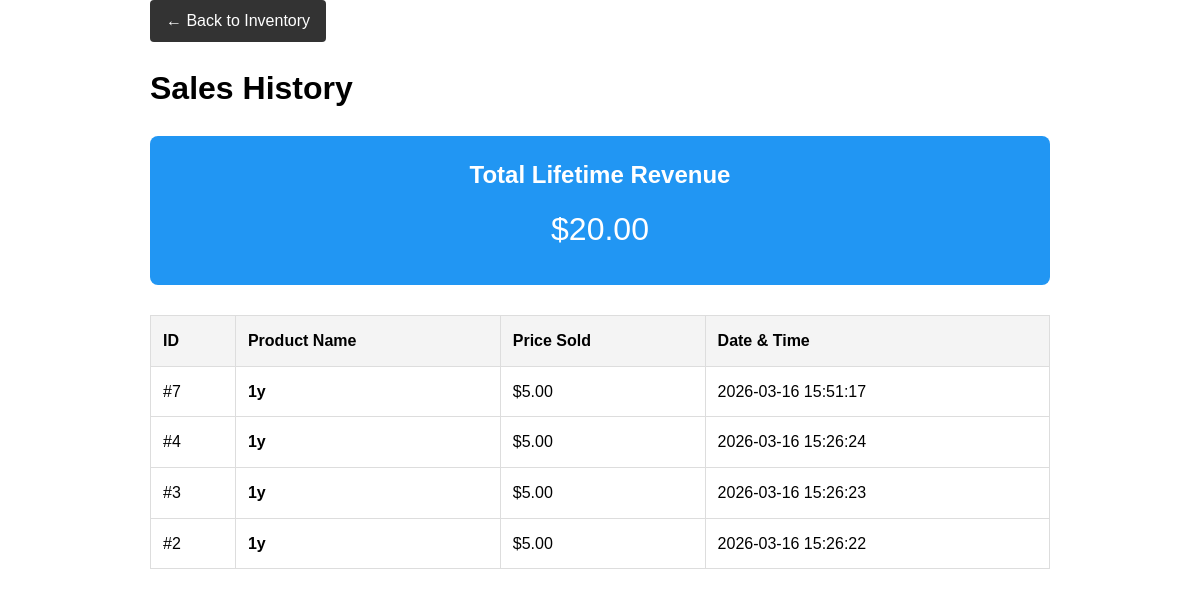
The app's page /sales with its own data.
### tables this page shows
CREATE TABLE SALES(
            id INTEGER PRIMARY KEY AUTOINCREMENT,
            product_id INTEGER,
            quantity_sold INTEGER,
            total_price REAL,
            timestamp DATETIME DEFAULT CURRENT_TIMESTAMP,
            FOREIGN KEY (product_id) REFERENCES products (id)
            );

CREATE TABLE products (
    id INTEGER PRIMARY KEY AUTOINCREMENT,
    name TEXT NOT NULL,
    sell_price REAL NOT NULL,
    quantity INTEGER NOT NULL
);

### app.py (the view)
@app.route("/sales")
def sales_report():
    db = get_db()
    sales = db.execute('''
        SELECT sales.id, products.name, sales.total_price, sales.timestamp
        FROM sales
        JOIN products ON sales.product_id = products.id
        ORDER BY sales.timestamp DESC
    ''').fetchall()
    total_revenue = sum(sale['total_price'] for sale in sales)
    return render_template("sales.html", sales=sales, total_revenue=total_revenue)

### app.py (called while the page is built)
def get_db():
    if 'db' not in g:
        g.db = sqlite3.connect(DATABASE)
        g.db.row_factory = sqlite3.Row
    return g.db

@app.teardown_appcontext
def close_connection(exception):
    db = g.pop('db', None)
    if db is not None:
        db.close()

### templates/sales.html (shortened to what this page needs)
<!DOCTYPE html>
<html lang="en">
<head>
</head>
<body>
    <div class="nav">
        <a href="{{ url_for('index') }}" class="btn">← Back to Inventory</a>
    </div>
    <h1>Sales History</h1>
    <div class="summary-banner">
        <h2 style="margin:0;">Total Lifetime Revenue</h2>
        <p style="font-size: 2em; margin: 10px 0;">${{ "{:.2f}".format(total_revenue) }}</p>
    </div>
    <table>
        <thead>
            <tr>
                <th>ID</th>
                <th>Product Name</th>
                <th>Price Sold</th>
                <th>Date & Time</th>
            </tr>
        </thead>
        <tbody>
            {% for sale in sales %}
            <tr>
                <td>#{{ sale['id'] }}</td>
                <td><strong>{{ sale['name'] }}</strong></td>
                <td>${{ "{:.2f}".format(sale['total_price']) }}</td>
                <td>{{ sale['timestamp'] }}</td>
            </tr>
            {% else %}
            <tr>
                <td colspan="4" style="text-align:center;">No sales recorded yet.</td>
            </tr>
            {% endfor %}
        </tbody>
    </table>
</body>
</html>

### templates/sales.html (style rules this page uses)
body { font-family: sans-serif; margin: 40px; max-width: 900px; margin: auto; line-height: 1.6; }
.nav { margin-bottom: 20px; }
.summary-banner { background: #2196F3; color: white; padding: 20px; border-radius: 8px; margin-bottom: 30px; text-align: center; }
table { width: 100%; border-collapse: collapse; }
th, td { border: 1px solid #ddd; padding: 12px; text-align: left; }
th { background-color: #f4f4f4; }
.btn { padding: 8px 16px; text-decoration: none; border-radius: 4px; color: white; background: #333; display: inline-block; }

### records on screen
SALES: id "7", name "1y", total_price "5.00", timestamp "2026-03-16 15:51:17"
SALES: id "4", name "1y", total_price "5.00", timestamp "2026-03-16 15:26:24"
SALES: id "3", name "1y", total_price "5.00", timestamp "2026-03-16 15:26:23"
SALES: id "2", name "1y", total_price "5.00", timestamp "2026-03-16 15:26:22"

### other values on screen
{{ "{:.2f}".format(total_revenue) }} "20.00"
